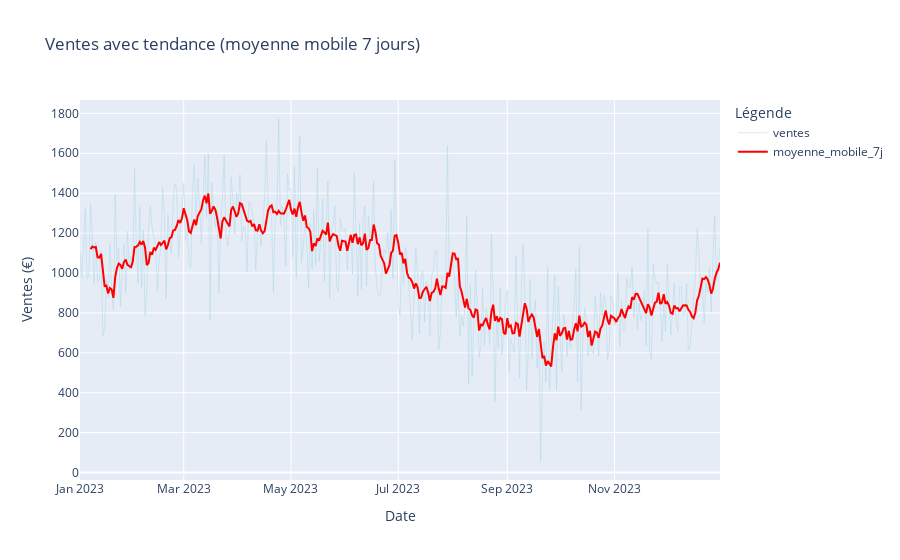

The notebook cell saved with this chart:
### Markdown cell above
### 🎨 Série temporelle avec moyenne mobile

### Code cell
# Ajouter une moyenne mobile pour voir la tendance
df_sorted = df.sort_values('date')
df_sorted['moyenne_mobile_7j'] = df_sorted['ventes'].rolling(window=7).mean()

# Créer un dataframe long pour plotly express
df_melted = df_sorted.melt(
    id_vars=['date'], 
    value_vars=['ventes', 'moyenne_mobile_7j'],
    var_name='type', 
    value_name='montant'
)

fig = px.line(df_melted, 
              x='date', 
              y='montant',
              color='type',
              title='Ventes avec tendance (moyenne mobile 7 jours)',
              labels={'date': 'Date', 'montant': 'Ventes (€)', 'type': 'Type'},
              color_discrete_map={'ventes': 'lightblue', 'moyenne_mobile_7j': 'red'})

# Rendre la ligne des ventes plus transparente et fine
fig.data[0].update(line=dict(width=1), opacity=0.5)
# Rendre la ligne de moyenne mobile plus épaisse
fig.data[1].update(line=dict(width=2))

fig.update_layout(
    xaxis_title='Date',
    yaxis_title='Ventes (€)',
    hovermode='x unified',
    legend_title_text='Légende'
)

fig.show()

### Figure 1 — Plotly figure (JSON) as saved in the notebook; plotly's stock layout.template omitted (floating-point values rounded to 4 significant figures; data arrays with more than 128 entries replaced by an {"elided": "..."} marker saying what was removed)
{"data": [{"hovertemplate": "Type=ventes<br>Date=%{x}<br>Ventes (€)=%{y}<extra></extra>", "legendgroup": "ventes", "line": {"color": "lightblue", "dash": "solid", "width": 1}, "marker": {"symbol": "circle"}, "mode": "lines", "name": "ventes", "opacity": 0.5, "orientation": "v", "showlegend": true, "type": "scatter", "x": {"elided": "365 str values"}, "xaxis": "x", "y": {"elided": "365 float values"}, "yaxis": "y"}, {"hovertemplate": "Type=moyenne_mobile_7j<br>Date=%{x}<br>Ventes (€)=%{y}<extra></extra>", "legendgroup": "moyenne_mobile_7j", "line": {"color": "red", "dash": "solid", "width": 2}, "marker": {"symbol": "circle"}, "mode": "lines", "name": "moyenne_mobile_7j", "orientation": "v", "showlegend": true, "type": "scatter", "x": {"elided": "365 str values"}, "xaxis": "x", "y": {"elided": "365 float values"}, "yaxis": "y"}], "layout": {"hovermode": "x unified", "legend": {"title": {"text": "Légende"}, "tracegroupgap": 0}, "title": {"text": "Ventes avec tendance (moyenne mobile 7 jours)"}, "xaxis": {"anchor": "y", "domain": [0, 1], "title": {"text": "Date"}}, "yaxis": {"anchor": "x", "domain": [0, 1], "title": {"text": "Ventes (€)"}}}}
